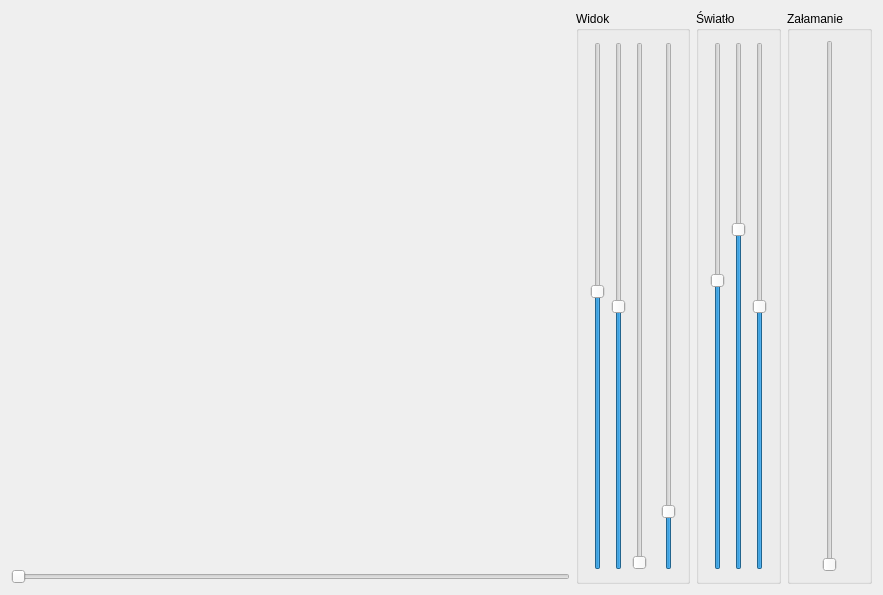
<?xml version="1.0" encoding="UTF-8"?>
<ui version="4.0">
 <class>MainWindow</class>
 <widget class="QMainWindow" name="MainWindow">
  <property name="geometry">
   <rect>
    <x>0</x>
    <y>0</y>
    <width>883</width>
    <height>595</height>
   </rect>
  </property>
  <property name="windowTitle">
   <string>MainWindow</string>
  </property>
  <widget class="QWidget" name="centralWidget">
   <layout class="QGridLayout" name="gridLayout">
    <item row="1" column="0">
     <widget class="QSlider" name="horizontalSlider_Slider">
      <property name="maximum">
       <number>10000</number>
      </property>
      <property name="orientation">
       <enum>Qt::Horizontal</enum>
      </property>
     </widget>
    </item>
    <item row="0" column="6" rowspan="2">
     <widget class="QGroupBox" name="groupBoxLight">
      <property name="sizePolicy">
       <sizepolicy hsizetype="Maximum" vsizetype="Preferred">
        <horstretch>0</horstretch>
        <verstretch>0</verstretch>
       </sizepolicy>
      </property>
      <property name="title">
       <string>Światło</string>
      </property>
      <layout class="QHBoxLayout" name="horizontalLayout_2">
       <item>
        <widget class="QSlider" name="verticalSliderLightX">
         <property name="minimum">
          <number>-100</number>
         </property>
         <property name="maximum">
          <number>100</number>
         </property>
         <property name="value">
          <number>10</number>
         </property>
         <property name="orientation">
          <enum>Qt::Vertical</enum>
         </property>
        </widget>
       </item>
       <item>
        <widget class="QSlider" name="verticalSliderLightY">
         <property name="minimum">
          <number>-100</number>
         </property>
         <property name="maximum">
          <number>100</number>
         </property>
         <property name="value">
          <number>30</number>
         </property>
         <property name="orientation">
          <enum>Qt::Vertical</enum>
         </property>
        </widget>
       </item>
       <item>
        <widget class="QSlider" name="verticalSliderLightZ">
         <property name="minimum">
          <number>-100</number>
         </property>
         <property name="maximum">
          <number>100</number>
         </property>
         <property name="orientation">
          <enum>Qt::Vertical</enum>
         </property>
        </widget>
       </item>
      </layout>
     </widget>
    </item>
    <item row="0" column="5" rowspan="2">
     <widget class="QGroupBox" name="groupBoxView">
      <property name="sizePolicy">
       <sizepolicy hsizetype="Maximum" vsizetype="Preferred">
        <horstretch>0</horstretch>
        <verstretch>0</verstretch>
       </sizepolicy>
      </property>
      <property name="title">
       <string>Widok</string>
      </property>
      <layout class="QHBoxLayout" name="horizontalLayout">
       <item>
        <widget class="QSlider" name="verticalSliderRotX">
         <property name="maximum">
          <number>3600</number>
         </property>
         <property name="value">
          <number>1900</number>
         </property>
         <property name="orientation">
          <enum>Qt::Vertical</enum>
         </property>
        </widget>
       </item>
       <item>
        <widget class="QSlider" name="verticalSliderRotZ">
         <property name="maximum">
          <number>3600</number>
         </property>
         <property name="value">
          <number>1800</number>
         </property>
         <property name="orientation">
          <enum>Qt::Vertical</enum>
         </property>
        </widget>
       </item>
       <item>
        <widget class="QSlider" name="verticalSliderRotY">
         <property name="maximum">
          <number>3600</number>
         </property>
         <property name="orientation">
          <enum>Qt::Vertical</enum>
         </property>
        </widget>
       </item>
       <item>
        <spacer name="horizontalSpacer">
         <property name="orientation">
          <enum>Qt::Horizontal</enum>
         </property>
         <property name="sizeType">
          <enum>QSizePolicy::Fixed</enum>
         </property>
         <property name="sizeHint" stdset="0">
          <size>
           <width>8</width>
           <height>20</height>
          </size>
         </property>
        </spacer>
       </item>
       <item>
        <widget class="QSlider" name="verticalSliderZoom">
         <property name="maximum">
          <number>1000</number>
         </property>
         <property name="value">
          <number>100</number>
         </property>
         <property name="orientation">
          <enum>Qt::Vertical</enum>
         </property>
        </widget>
       </item>
      </layout>
     </widget>
    </item>
    <item row="0" column="0">
     <widget class="WidgetOpenGL" name="widgetOpenGL" native="true">
      <property name="minimumSize">
       <size>
        <width>200</width>
        <height>200</height>
       </size>
      </property>
     </widget>
    </item>
    <item row="0" column="7" rowspan="2">
     <widget class="QGroupBox" name="horizontalGroupBox">
      <property name="title">
       <string>Załamanie</string>
      </property>
      <layout class="QHBoxLayout" name="horizontalLayout_3" stretch="0">
       <property name="leftMargin">
        <number>9</number>
       </property>
       <property name="topMargin">
        <number>9</number>
       </property>
       <property name="rightMargin">
        <number>9</number>
       </property>
       <property name="bottomMargin">
        <number>9</number>
       </property>
       <item>
        <widget class="QSlider" name="verticalSliderRefraction">
         <property name="maximum">
          <number>100</number>
         </property>
         <property name="orientation">
          <enum>Qt::Vertical</enum>
         </property>
        </widget>
       </item>
      </layout>
     </widget>
    </item>
   </layout>
  </widget>
 </widget>
 <layoutdefault spacing="6" margin="11"/>
 <customwidgets>
  <customwidget>
   <class>WidgetOpenGL</class>
   <extends>QWidget</extends>
   <header location="global">widgetopengl.h</header>
   <container>1</container>
   <slots>
    <slot>v_transform()</slot>
   </slots>
  </customwidget>
 </customwidgets>
 <resources/>
 <connections/>
</ui>
